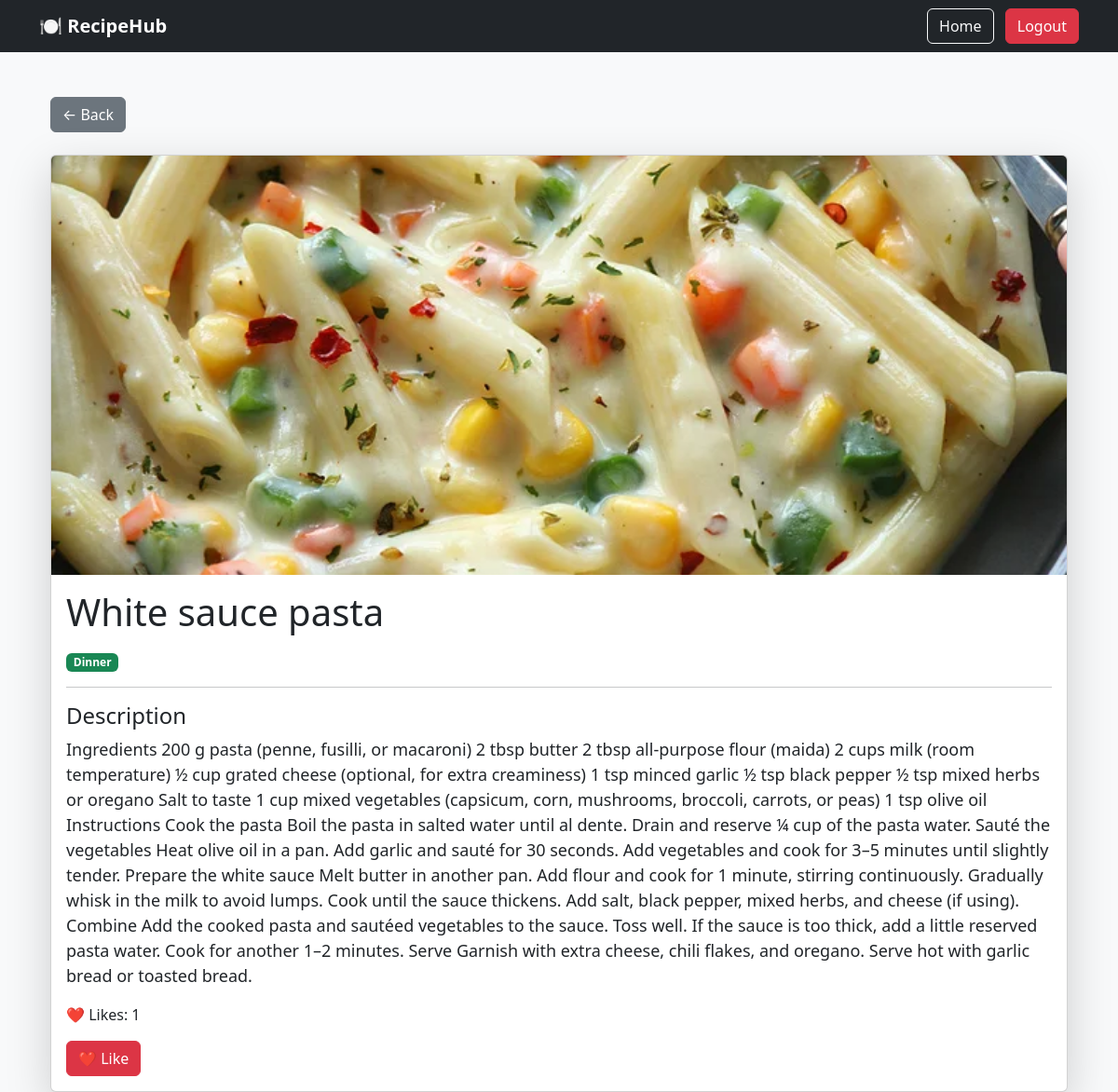
The page /recipe/10/ (signed in) on the database its author committed.
### vege/models.py (models this page shows, shortened)
class Receipe(models.Model):
    CATEGORY_CHOICES = (
        ('Breakfast', 'Breakfast'),
        ('Lunch', 'Lunch'),
        ('Dinner', 'Dinner'),
        ('Dessert', 'Dessert'),
    )
    user = models.ForeignKey(
        User,
        on_delete=models.CASCADE,
        null=True,
        blank=True
    )
    name = models.CharField(max_length=200)
    description = models.TextField()
    image = models.ImageField(
        upload_to='receipes/',
        blank=True,
        null=True
    )
    category = models.CharField(
        max_length=50,
        choices=CATEGORY_CHOICES,
        default='Lunch'
    )

### vege/views.py (the view)
@login_required(login_url='/accounts/login/')
def recipe_detail(request, id):
    recipe = get_object_or_404(Receipe, id=id)
    return render(
        request,
        "recipe_detail.html",
        {"recipe": recipe}
    )

### vege/templates/recipe_detail.html
{% extends "home/base.html" %}
{% block start %}
<div class="container mt-5">
    <a href="/home/" class="btn btn-secondary mb-4">
        ← Back
    </a>
    <div class="card shadow-lg">
        {% if recipe.image %}
            <img src="{{ recipe.image.url }}"
                 class="card-img-top"
                 style="height:450px;object-fit:cover;">
        {% endif %}
        <div class="card-body">
            <h1 class="mb-3">
                {{ recipe.name }}
            </h1>
            <span class="badge bg-success">
                {{ recipe.category }}
            </span>
            <hr>
            <h4>Description</h4>
            <p style="font-size:18px;">
                {{ recipe.description }}
            </p>
            <p>
                ❤️ Likes:
                {{ recipe.like_set.count }}
            </p>
            <a href="/like-recipe/{{ recipe.id }}/"
               class="btn btn-danger">
                ❤️ Like
            </a>
        </div>
    </div>
</div>
{% endblock %}

### rows shown on the page
Receipe: image (picture), name "White sauce pasta", category "Dinner", description "Ingredients 200 g pasta (penne, fusilli, or macaroni) 2 tbsp butter 2 tbsp all-purpose flour (maida) 2 cups milk (room temperature) ½ cup grated cheese (optional, for extra creaminess) 1 tsp minced garlic ½ tsp black pepper ½ tsp mixed herbs or oregano Salt to taste 1 cup mixed vegetables (capsicum, corn, mushrooms, broccoli, carrots, or peas) 1 tsp olive oil Instructions Cook the pasta Boil the pasta in salted water until al dente. Drain and reserve ¼ cup of the pasta water. Sauté the vegetables Heat olive oil in a pan. Add garlic and sauté for 30 seconds. Add vegetables and cook for 3–5 minutes until slightly tender. Prepare the white sauce Melt butter in another pan. Add flour and cook…", like_set.count "1"
